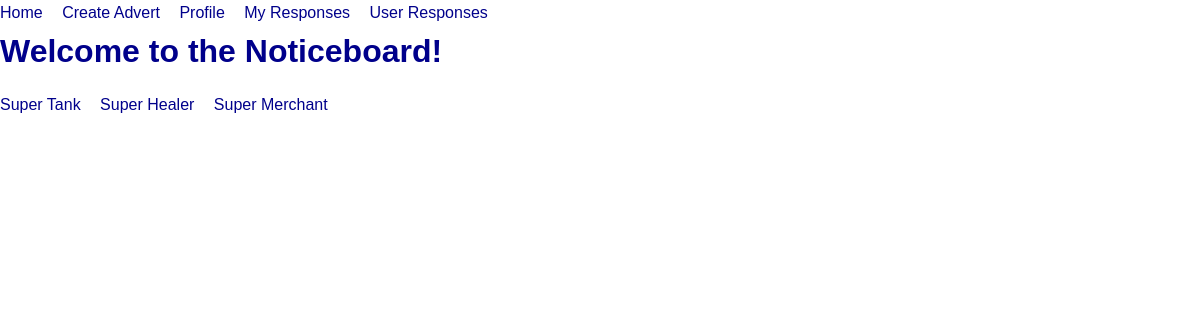
Screenshot of / (signed in) with the database file from the repository.
### noticeboard/models.py (models this page shows)
class Advert(models.Model):
    CATEGORIES = (
        ('Tanks', 'Tanks'),
        ('Healers', 'Healers'),
        ('DDs', 'DDs'),
        ('Merchants', 'Merchants'),
        ('Guildmasters', 'Guildmasters'),
        ('Questgivers', 'Questgivers'),
        ('Blacksmiths', 'Blacksmiths'),
        ('Leatherworkers', 'Leatherworkers'),
        ('Potion Makers', 'Potion Makers'),
        ('Spellmasters', 'Spellmasters'),
    )
    user = models.ForeignKey(User, on_delete=models.CASCADE)
    category = models.CharField(max_length=50, choices=CATEGORIES)
    headline = models.CharField(max_length=100)
    text = models.TextField()
    video = models.FileField(upload_to='videos/', null=True, blank=True)
    image = models.ImageField(upload_to='images/', null=True, blank=True)

### noticeboard/views.py (the view)
# urls.py: 2. Add a URL to urlpatterns:  path('', views.home, name='home')
@login_required
def home(request):
    adverts = Advert.objects.all()
    return render(request, 'noticeboard/home.html', {'adverts': adverts, 'user': request.user})

### noticeboard/templates/noticeboard/home.html (shortened to what this page needs)
{% extends 'noticeboard/base.html' %}
{% block content %}
    <h1>Welcome to the Noticeboard!</h1>
    <ul>
        {% for advert in adverts %}
            <li><a href="{% url 'view_advert' advert.id %}">{{ advert.headline }}</a></li>
        {% endfor %}
    </ul>
{% endblock %}

### static/noticeboard/css/styles.css (style rules this page uses)
body, h1, h2, h3, h4, h5, h6, p, ul, ol, li, a { margin: 0; padding: 0; }
body { font-family: Arial, sans-serif; line-height: 1.6; }
ul { list-style: none; }
li { display: inline; margin-right: 15px; }
a { text-decoration: none; color: darkblue; font-size: 16px; transition: color 0.3s ease-in-out; }
h1, h2, h3, h4, h5, h6 { font-weight: bold; color: darkblue; }
h1, h2, h3, h4, h5, h6 { margin-bottom: 15px; }

### rows the page displays
Advert: headline "Super Tank"
Advert: headline "Super Healer"
Advert: headline "Super Merchant"
